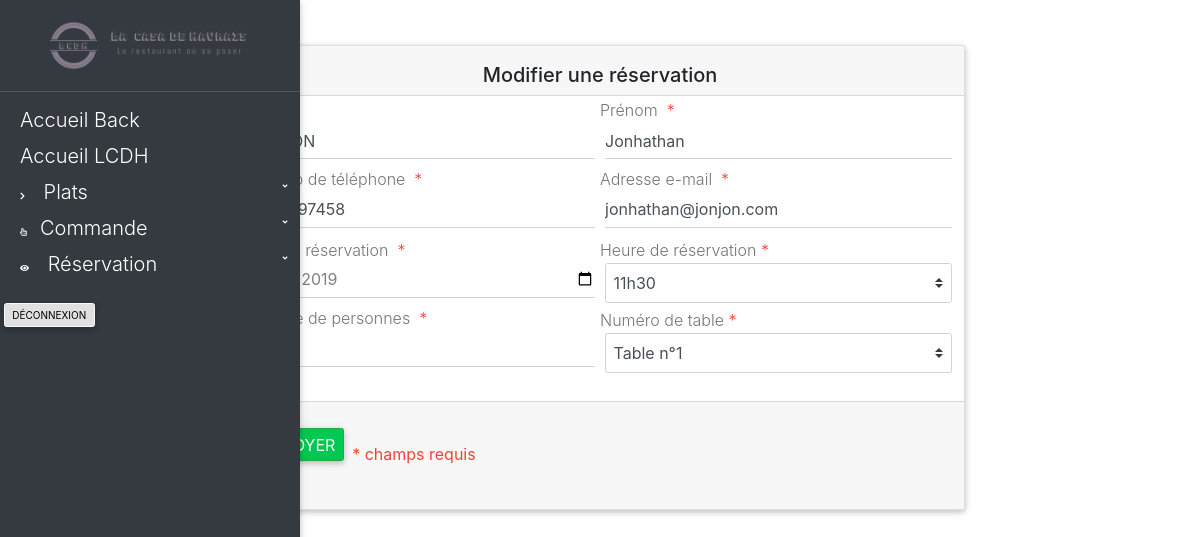
Before: /back/modifier-reservation.php?idResa=33 with the older database file.
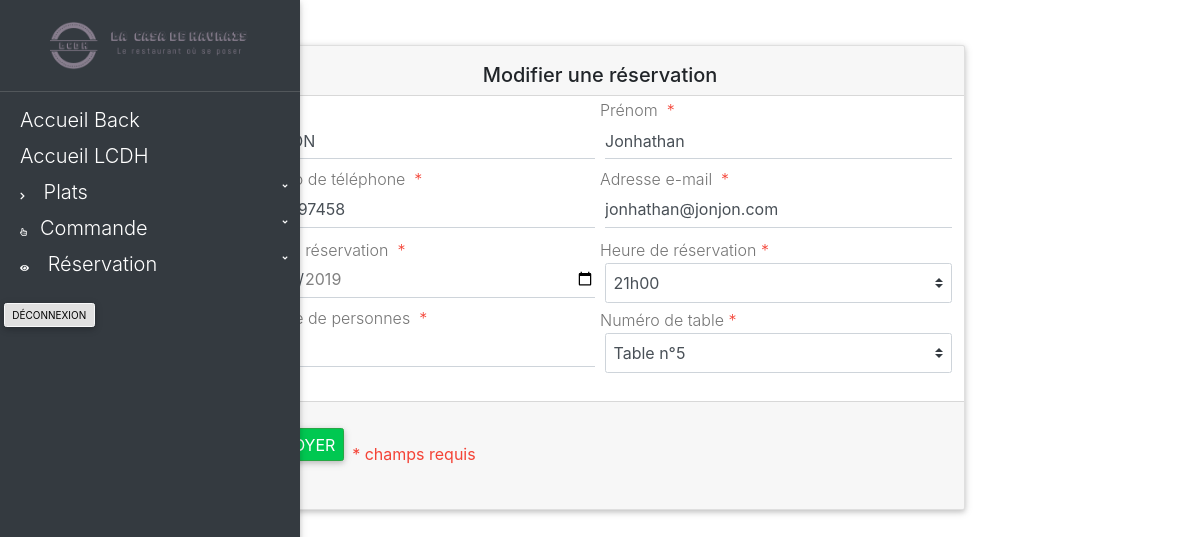
After: the same page with the newer database file.
### tables this page shows
CREATE TABLE IF NOT EXISTS `lcdh_reservation` (
  `reservation_id` int(11) NOT NULL AUTO_INCREMENT,
  `reservation_lastname` varchar(50) NOT NULL,
  `reservation_firstname` varchar(50) NOT NULL,
  `reservation_numTel` varchar(10) NOT NULL,
  `reservation_mail` varchar(50) NOT NULL,
  `reservation_mailConfirm` int(11) NOT NULL,
  `reservation_smsConfirm` int(11) NOT NULL,
  `reservation_dateResa` date NOT NULL,
  `reservation_hourResa` time NOT NULL,
  `reservation_nbPers` int(11) NOT NULL,
  `reservation_arrive` tinyint(4) NOT NULL,
  `tables_id` int(11) NOT NULL,
  PRIMARY KEY (`reservation_id`),
  KEY `tables_id` (`tables_id`)
);

### controllers/controllerModifier-reservation.php (called while the page is built, shortened)
<?php
    require_once '../models/database.php';
    require_once '../models/modelResa.php';
    $resaOBJ = new reservation();
    if (isset($_GET['idResa'])) {
        $resaOBJ->reservation_id = $_GET['idResa'];
        $resa = $resaOBJ->displayResa();
    }
    $updateResaSuccess = false;
    $today = date('Y-m-d');
    $oneDateLater = date('Y-m-d', strtotime(date('Y-m-d') . ' +1 month'));
?>

### models/database.php (called while the page is built, shortened)
<?php
    class database {
        public function __construct() {
            try {
                $db_config = array();
                $db_config['SGBD'] = 'mysql';
                $db_config['HOST'] = 'localhost';
                $db_config['DB_NAME'] = 'resto_lacasadehavrais';
                $db_config['USER'] = 'root';
                $db_config['PASSWORD'] = '';
                $db_config['OPTIONS'] = array(
                    PDO::ATTR_ERRMODE => PDO::ERRMODE_EXCEPTION,
                    PDO::ATTR_ERRMODE => PDO::ERRMODE_WARNING
                );
                $this->database = new PDO($db_config['SGBD'].':host='.$db_config['HOST'].';dbname='.$db_config['DB_NAME'].';charset=UTF8', $db_config['USER'], $db_config['PASSWORD']);
            } catch (Exception $error) {
                die('Erreur : '.$error->getMessage());
            }
        }
    }
?>

### models/modelResa.php (called while the page is built, shortened)
<?php
    class reservation extends database {
        public $reservation_id;
        function displayResa() {
            $sql = $this->database->prepare('SELECT * FROM `lcdh_reservation` WHERE `reservation_id` = :id');
            $sql->bindValue(':id', $this->reservation_id, PDO::PARAM_INT);
            $sql->execute();
            $data = $sql->fetch(PDO::FETCH_OBJ);
            return $data;
        }
    }
?>

### back/modifier-reservation.php (the view, shortened to what the changed rows need)
<?php require_once '../controllers/controllerModifier-reservation.php'; ?>
<?php include 'header_back.php'; ?>
<div class="container marginTop" id="margModifResa">
    <div class="row justify-content-center">
        <div class="col-md-8">
            <?php if ($updateResaSuccess) { ?>
                <p>Réservation bien modifié !</p>
                <a href="listReservation.php" class="btn btn-primary btnHomeBack">Retour à la liste des réservations</a>
            <?php } else { ?>
                <form class="form" name="form" id="dishesForm" method="post" enctype="multipart/form-data">
                    <div class="card" id="updateDishes">
                        <div class="card-header headerCard" role="tab" id="heading1" align="center">
                            <h2 class="mb-0 mt-3">Modifier une réservation</h2>
                        </div>
                        <div class="card-body pt-0 lighten-1">
                            <div class="form-row" id="modifNamePrice">
                                <div class="md-form col-md-6">
                                    <label for="inputLastnameResa">Nom&nbsp;
                                        <span class="red-text">* <?= isset($arrayError['lastnameResaErr']) ? $arrayError['lastnameResaErr'] : ''; ?></span>
                                    </label>
                                    <input class="form-control" id="inputLastnameResa" type="text" name="inputLastnameResa" value="<?= isset($_POST['inputLastnameResa']) ? $_POST['inputLastnameResa'] : $resa->reservation_lastname ?>" />
                                </div>
                                <div class="md-form col-md-6">
                                    <label for="inputFirstnameResa">Prénom&nbsp;
                                        <span class="red-text">* <?= isset($arrayError['firstnameResaErr']) ? $arrayError['firstnameResaErr'] : ''; ?></span>
                                    </label>
                                    <input class="form-control" id="inputFirstnameResa" type="text" name="inputFirstnameResa" value="<?= isset($_POST['inputFirstnameResa']) ? $_POST['inputFirstnameResa'] : $resa->reservation_firstname ?>" />
                                </div>
                            </div>
                            <div class="form-row" id="resaLigne2">
                                <div class="md-form col-md-6">
                                    <label for="inputTelResa">Numéro&nbsp;de&nbsp;téléphone&nbsp;
                                        <span class="red-text">* <?= isset($arrayError['telResaErr']) ? $arrayError['telResaErr'] : ''; ?></span>
                                    </label>
                                    <input type="text" name="inputTelResa" class="form-control" id="inputTelResa" value="<?= isset($_POST['inputTelResa']) ? $_POST['inputTelResa'] : $resa->reservation_numTel ?>">
                                </div>
                                <div class="md-form col-md-6">
                                    <label for="inputMailResa">Adresse&nbsp;e-mail&nbsp;
                                        <span class="red-text">* <?= isset($arrayError['mailResaErr']) ? $arrayError['mailResaErr'] : ''; ?></span>
                                    </label>
                                    <input type="text" name="inputMailResa" class="form-control" id="inputMailResa" value="<?= isset($_POST['inputMailResa']) ? $_POST['inputMailResa'] : $resa->reservation_mail ?>">
                                </div>
                            </div>
                            <div class="form-row" id="resaLigne3">
                                <div class="md-form col-md-6">
                                    <label for="inputDateResa" id="labelInputDateResa">Jour&nbsp;de&nbsp;réservation&nbsp;
                                        <span class="red-text">* <?= isset($arrayError['dateResaErr']) ? $arrayError['dateResaErr'] : ''; ?></span>
                                    </label>
                                    <input class="form-control" type="date" name="inputDateResa" id="inputDateResa" min="<?= $today ?>" max="<?= $oneDateLater ?>" value="<?= isset($_POST['inputDateResa']) ? $_POST['inputDateResa'] : $resa->reservation_dateResa ?>" />
                                </div>
                                <div class="md-form col-md-6">
                                    <label for="selectHourResa" id="labelSelectHourResa">Heure&nbsp;de&nbsp;réservation
                                        <span class="red-text">* <?= isset($arrayError['hourResaErr']) ? $arrayError['hourResaErr'] : ''; ?></span>
                                    </label>
                                    <select class="browser-default custom-select" id="selectHourResa" name="selectHourResa">
                                        <option value="11:30:00" <?= $resa->reservation_hourResa == '11:30:00' ? 'selected' : '' ?>>11h30</option>
                                        <option value="21:00:00" <?= $resa->reservation_hourResa == '21:00:00' ? 'selected' : '' ?>>21h00</option>
                                    </select>
                                </div>
                            </div>
                            <div class="form-row" id="resaLigne4">
                                <div class="md-form col-md-6">
                                    <label for="inputNbPersResa">Nombre&nbsp;de&nbsp;personnes&nbsp;
                                        <span class="red-text">* <?= isset($arrayError['nbPersResaErr']) ? $arrayError['nbPersResaErr'] : ''; ?></span>
                                    </label>
                                    <input type="text" name="inputNbPersResa" class="form-control" id="inputNbPersResa" value="<?= isset($_POST['inputNbPersResa']) ? $_POST['inputNbPersResa'] : $resa->reservation_nbPers ?>">
                                </div>
                                <div class="md-form col-md-6">
                                    <label for="selectNumTable" id="labelSelectNumTable">Numéro&nbsp;de&nbsp;table
                                        <span class="red-text">* <?= isset($arrayError['numTableErr']) ? $arrayError['numTableErr'] : ''; ?></span>
                                    </label>
                                    <select class="browser-default custom-select" id="selectNumTable" name="selectNumTable">
                                        <option value="1" <?= $resa->tables_id == '1' ? 'selected' : '' ?>>Table n°1</option>
                                        <option value="5" <?= $resa->tables_id == '5' ? 'selected' : '' ?>>Table n°5</option>
                                    </select>
                                </div>
                            </div>
                        </div>
                        <div class="card-footer" role="tab" id="footing1">
                            <div class="form-row">
                                <div class="md-form col-md-12">
                                    <button type="submit" name="submit" class="btn btn-success validate">Envoyer</button>
                                    <span class="red-text" id="requiredField">* champs requis</span>
                                </div>
                            </div>
                        </div>
                    </div>
                </div>
            <?php } ?>
        </div>
    </div>
<?php include 'footer_back.php'; ?>

Changed rows visible on the page:
changed lcdh_reservation "JONJON": inputDateResa "02/21/2019" → "03/08/2019"; selectHourResa "11h30" → "21h00"; inputNbPersResa "5" → "6"; selectNumTable "Table n°1" → "Table n°5"
